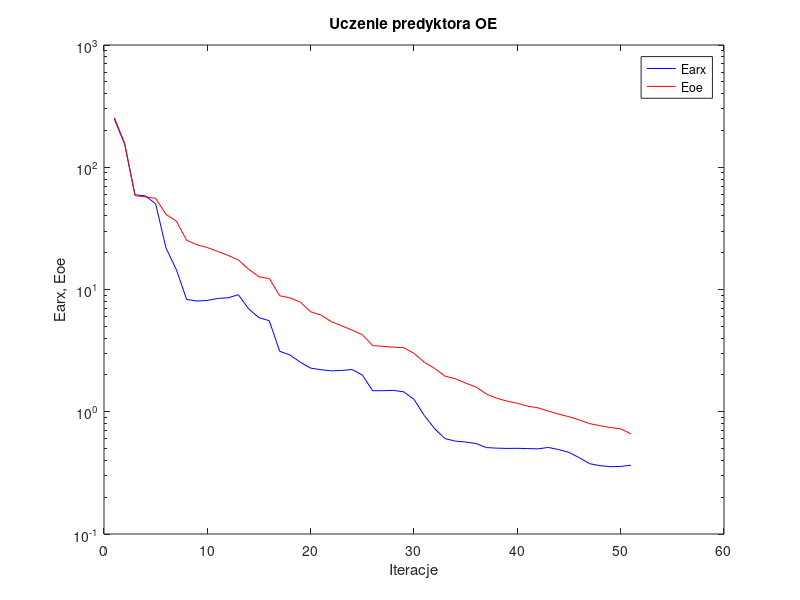
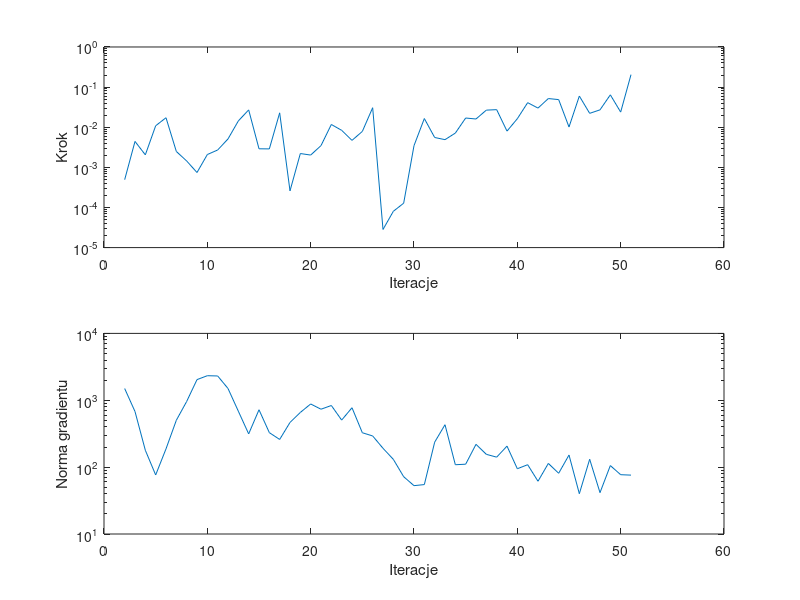

Here is the MATLAB script that generated these plots, in order:
%uczenie predyktora oe
clear all;
n=0; farx(n+1)=2.479095e+002; foe(n+1)=2.549549e+002; wspucz(n+1)=0.000000e+000; ng(n+1)=0.000000e+000;
%odnowa zmiennej metryki
n=1; farx(n+1)=1.542314e+002; foe(n+1)=1.567421e+002; krok(n+1)=4.927090e-004; ng(n+1)=1.497600e+003;
n=2; farx(n+1)=5.952111e+001; foe(n+1)=5.857059e+001; krok(n+1)=4.427789e-003; ng(n+1)=6.782448e+002;
n=3; farx(n+1)=5.842147e+001; foe(n+1)=5.718371e+001; krok(n+1)=2.051078e-003; ng(n+1)=1.787178e+002;
n=4; farx(n+1)=5.016783e+001; foe(n+1)=5.565877e+001; krok(n+1)=1.086709e-002; ng(n+1)=7.637271e+001;
n=5; farx(n+1)=2.185764e+001; foe(n+1)=4.119065e+001; krok(n+1)=1.725161e-002; ng(n+1)=1.875578e+002;
n=6; farx(n+1)=1.454991e+001; foe(n+1)=3.623960e+001; krok(n+1)=2.487263e-003; ng(n+1)=5.023984e+002;
n=7; farx(n+1)=8.292027e+000; foe(n+1)=2.528120e+001; krok(n+1)=1.441974e-003; ng(n+1)=9.594913e+002;
n=8; farx(n+1)=8.049328e+000; foe(n+1)=2.322345e+001; krok(n+1)=7.432430e-004; ng(n+1)=2.036135e+003;
n=9; farx(n+1)=8.135956e+000; foe(n+1)=2.203939e+001; krok(n+1)=2.087321e-003; ng(n+1)=2.329280e+003;
n=10; farx(n+1)=8.449933e+000; foe(n+1)=2.048760e+001; krok(n+1)=2.707062e-003; ng(n+1)=2.308428e+003;
n=11; farx(n+1)=8.553175e+000; foe(n+1)=1.900726e+001; krok(n+1)=5.107684e-003; ng(n+1)=1.500268e+003;
n=12; farx(n+1)=9.061580e+000; foe(n+1)=1.746289e+001; krok(n+1)=1.434453e-002; ng(n+1)=6.861848e+002;
n=13; farx(n+1)=6.954083e+000; foe(n+1)=1.463264e+001; krok(n+1)=2.702970e-002; ng(n+1)=3.140935e+002;
n=14; farx(n+1)=5.878143e+000; foe(n+1)=1.270045e+001; krok(n+1)=2.900817e-003; ng(n+1)=7.210666e+002;
n=15; farx(n+1)=5.553265e+000; foe(n+1)=1.228969e+001; krok(n+1)=2.883948e-003; ng(n+1)=3.279549e+002;
n=16; farx(n+1)=3.124476e+000; foe(n+1)=8.894072e+000; krok(n+1)=2.284436e-002; ng(n+1)=2.594312e+002;
n=17; farx(n+1)=2.910660e+000; foe(n+1)=8.535928e+000; krok(n+1)=2.594055e-004; ng(n+1)=4.657902e+002;
n=18; farx(n+1)=2.541054e+000; foe(n+1)=7.883958e+000; krok(n+1)=2.209886e-003; ng(n+1)=6.575293e+002;
n=19; farx(n+1)=2.273692e+000; foe(n+1)=6.568322e+000; krok(n+1)=2.023809e-003; ng(n+1)=8.798301e+002;
n=20; farx(n+1)=2.208652e+000; foe(n+1)=6.190832e+000; krok(n+1)=3.481777e-003; ng(n+1)=7.346831e+002;
n=21; farx(n+1)=2.159065e+000; foe(n+1)=5.451476e+000; krok(n+1)=1.170476e-002; ng(n+1)=8.349064e+002;
n=22; farx(n+1)=2.176238e+000; foe(n+1)=5.049797e+000; krok(n+1)=8.368557e-003; ng(n+1)=5.051709e+002;
n=23; farx(n+1)=2.215272e+000; foe(n+1)=4.653757e+000; krok(n+1)=4.702595e-003; ng(n+1)=7.733507e+002;
n=24; farx(n+1)=1.998906e+000; foe(n+1)=4.265077e+000; krok(n+1)=7.860345e-003; ng(n+1)=3.267741e+002;
n=25; farx(n+1)=1.484842e+000; foe(n+1)=3.479442e+000; krok(n+1)=3.065020e-002; ng(n+1)=2.925452e+002;
%odnowa zmiennej metryki
n=26; farx(n+1)=1.486801e+000; foe(n+1)=3.428213e+000; krok(n+1)=2.829063e-005; ng(n+1)=1.913357e+002;
n=27; farx(n+1)=1.495401e+000; foe(n+1)=3.376947e+000; krok(n+1)=8.027267e-005; ng(n+1)=1.307681e+002;
n=28; farx(n+1)=1.457136e+000; foe(n+1)=3.348111e+000; krok(n+1)=1.278030e-004; ng(n+1)=7.192933e+001;
n=29; farx(n+1)=1.264824e+000; foe(n+1)=3.002165e+000; krok(n+1)=3.473809e-003; ng(n+1)=5.284854e+001;
n=30; farx(n+1)=9.316358e-001; foe(n+1)=2.539660e+000; krok(n+1)=1.647425e-002; ng(n+1)=5.482740e+001;
n=31; farx(n+1)=7.262871e-001; foe(n+1)=2.259565e+000; krok(n+1)=5.548179e-003; ng(n+1)=2.363039e+002;
n=32; farx(n+1)=6.027913e-001; foe(n+1)=1.956918e+000; krok(n+1)=4.900827e-003; ng(n+1)=4.307173e+002;
n=33; farx(n+1)=5.751361e-001; foe(n+1)=1.863417e+000; krok(n+1)=7.144846e-003; ng(n+1)=1.086188e+002;
n=34; farx(n+1)=5.654029e-001; foe(n+1)=1.713432e+000; krok(n+1)=1.696688e-002; ng(n+1)=1.106345e+002;
n=35; farx(n+1)=5.499305e-001; foe(n+1)=1.594564e+000; krok(n+1)=1.603572e-002; ng(n+1)=2.192219e+002;
n=36; farx(n+1)=5.093249e-001; foe(n+1)=1.397881e+000; krok(n+1)=2.667694e-002; ng(n+1)=1.553653e+002;
n=37; farx(n+1)=5.039730e-001; foe(n+1)=1.289877e+000; krok(n+1)=2.741623e-002; ng(n+1)=1.410195e+002;
n=38; farx(n+1)=5.011068e-001; foe(n+1)=1.221567e+000; krok(n+1)=8.003391e-003; ng(n+1)=2.062166e+002;
n=39; farx(n+1)=5.021644e-001; foe(n+1)=1.173118e+000; krok(n+1)=1.631060e-002; ng(n+1)=9.459458e+001;
n=40; farx(n+1)=4.997411e-001; foe(n+1)=1.110957e+000; krok(n+1)=4.095813e-002; ng(n+1)=1.087321e+002;
n=41; farx(n+1)=4.972235e-001; foe(n+1)=1.077271e+000; krok(n+1)=2.998718e-002; ng(n+1)=6.148781e+001;
n=42; farx(n+1)=5.107614e-001; foe(n+1)=1.012461e+000; krok(n+1)=5.184392e-002; ng(n+1)=1.135913e+002;
n=43; farx(n+1)=4.903121e-001; foe(n+1)=9.562541e-001; krok(n+1)=4.880471e-002; ng(n+1)=8.095430e+001;
n=44; farx(n+1)=4.647744e-001; foe(n+1)=9.101033e-001; krok(n+1)=1.012568e-002; ng(n+1)=1.516901e+002;
n=45; farx(n+1)=4.207952e-001; foe(n+1)=8.566234e-001; krok(n+1)=5.985461e-002; ng(n+1)=4.004840e+001;
n=46; farx(n+1)=3.758982e-001; foe(n+1)=7.998023e-001; krok(n+1)=2.219272e-002; ng(n+1)=1.311649e+002;
n=47; farx(n+1)=3.622451e-001; foe(n+1)=7.689665e-001; krok(n+1)=2.710756e-002; ng(n+1)=4.154560e+001;
n=48; farx(n+1)=3.552391e-001; foe(n+1)=7.434450e-001; krok(n+1)=6.418507e-002; ng(n+1)=1.055078e+002;
n=49; farx(n+1)=3.571037e-001; foe(n+1)=7.243651e-001; krok(n+1)=2.384691e-002; ng(n+1)=7.706462e+001;
n=50; farx(n+1)=3.652406e-001; foe(n+1)=6.590923e-001; krok(n+1)=2.044970e-001; ng(n+1)=7.593599e+001;

figure; semilogy(farx,'b'); hold on; semilogy(foe,'r'); xlabel('Iteracje'); ylabel('Earx, Eoe'); legend('Earx','Eoe'); title('Uczenie predyktora OE');
figure; subplot(2,1,1); semilogy(krok); xlabel('Iteracje'); ylabel('Krok');
subplot(2,1,2); semilogy(ng); xlabel('Iteracje'); ylabel('Norma gradientu');
Earx=farx(n+1)
Eoe=foe(n+1)
